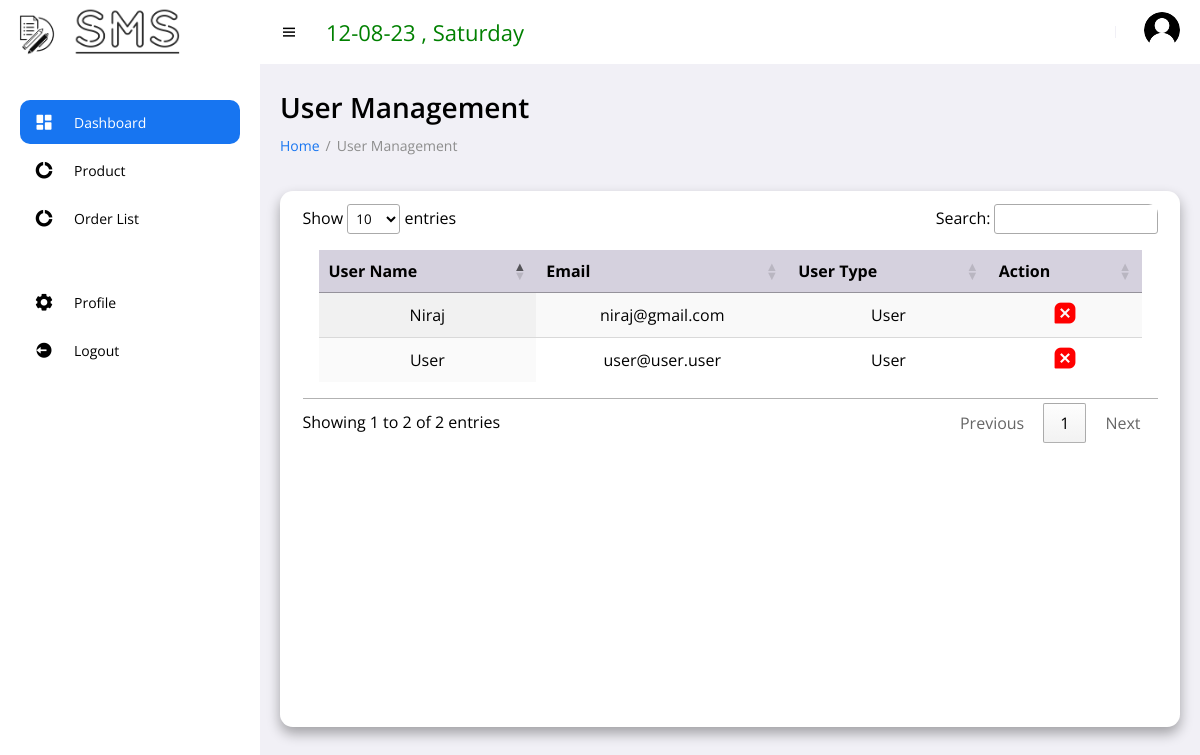
/usermanagement.php (signed in), run on the app's committed database.
### tables this page shows
CREATE TABLE `users` (
  `user_id` int(11) NOT NULL,
  `username` varchar(255) NOT NULL,
  `email` varchar(255) NOT NULL,
  `password` varchar(255) NOT NULL,
  `cpassword` varchar(255) NOT NULL,
  `user_type` int(11) NOT NULL
);

### usermanagement.php (the view, shortened to what this page needs)
<!DOCTYPE html>
<html lang="en">
<head>
	<link href='https://unpkg.com/boxicons@2.0.9/css/boxicons.min.css' rel='stylesheet'>
	<link rel="stylesheet" href="assets/css/style.css">
	<link rel="stylesheet" href="assets/css/add.css">
    <link rel="stylesheet" href="https://cdn.datatables.net/1.13.6/css/jquery.dataTables.min.css">
</head>
<body>
<section id="sidebar">
    <?php
        if($_SESSION['user_type'] == 1){
            include 'layouts/user_menu.php';
        }
        else{
            include 'layouts/admin_menu.php';
        }
    ?>
<main >
    <h1 class="title">User Management</h1>
    <ul class="breadcrumbs">
        <li><a href="admin_dashboard.php">Home</a></li>
        <li class="divider">/</li>
        <li><a href="usermanagement.php" class="active">User Management</a></li>
    </ul>
    <div class="content">
        <div class="table">
            <section class="table_body">
                <table id="table" class="display" style="width:100%">
                    <?php
                        include 'includes/connection.php';
                    ?>
                    <thead>
                        <tr>
                            <th>User Name</th>
                            <th>Email</th>
                            <th>User Type</th>
                            <th>Action</th>
                        </tr>
                    </thead>
                    <tbody>
                        <?php
                            $query = "SELECT * FROM users WHERE user_type='1'";
                            $result = mysqli_query($con,$query);
                            while($row= mysqli_fetch_array($result)){
                                $id = $row['user_id'];
                                $username = $row['username'];
                                $email = $row['email'];
                                $type = $row['user_type'];
                            ?>
                            <tr>
                                <td><?php  echo $username?></td>
                                <td><?php  echo $email ?></td>
                                <td><?php  if($type == 1){
                                                echo "User";
                                            }
                                            else{echo "Admin";}
                                ?></td>
                                <td><a onclick="return confirm('Are you sure you want to delete?')" href="./deleteuser.php?id=<?php echo $id; ?>"><i class='bx bxs-message-square-x' style="font-size:25px;color:red;"></i></a></td>
                            </tr>
                        <?php
                    }
                    ?>
                    </tbody>
                </table>
            </section>
        </div>
    </div>
</main>
</section>
</body>
</html>

### assets/css/style.css (style rules this page uses)
* { font-family: 'Open Sans', sans-serif; margin: 0; padding: 0; box-sizing: border-box; }
:root { --grey: #F1F0F6; --dark-grey: #8D8D8D; --light: #fff; --dark: #000; --green: #81D43A; --light-green: #E3FFCB; --blue: #1775F1; --light-blue: #D0E4FF; --dark-blue: #0C5FCD; --red: #FC3B56; }
body { background: var(--grey); overflow-x: hidden; }
a { text-decoration: none; }
li { list-style: none; }
#sidebar { position: fixed; max-width: 260px; width: 100%; background: var(--light); top: 0; left: 0; height: 100%; overflow-y: auto; scrollbar-width: none; transition: all .3s ease; z-index: 200; }
main { width: 100%; padding: 24px 20px 20px 20px; }
main .title { font-size: 28px; font-weight: 600; margin-bottom: 10px; }
main .breadcrumbs { display: flex; grid-gap: 6px; }
main .breadcrumbs li, main .breadcrumbs li a { font-size: 14px; }
main .breadcrumbs li a { color: var(--blue); }
main .breadcrumbs li a.active, main .breadcrumbs li.divider { color: var(--dark-grey); pointer-events: none; }
main .content { width: 100%; min-height: 50vh; margin-top: 36px; background-color: white; box-shadow: 0 .4rem .8rem #0005; border-radius: .8rem; }
main .table { width: 100%; height: 67vh; overflow: hidden; }
main .content .table_body { width: 95%; max-height: calc(89% - .16rem); background-color: #fffb; margin: .8rem auto; border-radius: .6rem; overflow: auto; }
table { width: 100%; overflow: auto; }
table, th, td { border-collapse: collapse; padding: 1rem; text-align: center; }
thead th { position: sticky; top: 0; left: 0; background-color: #d5d1defe; }
tbody tr:nth-child(even) { background-color: #0000000b; }

### data on the page
users: username "User", email "user@user.user", user_type "User"
users: username "Niraj", email "niraj@gmail.com", user_type "User"
